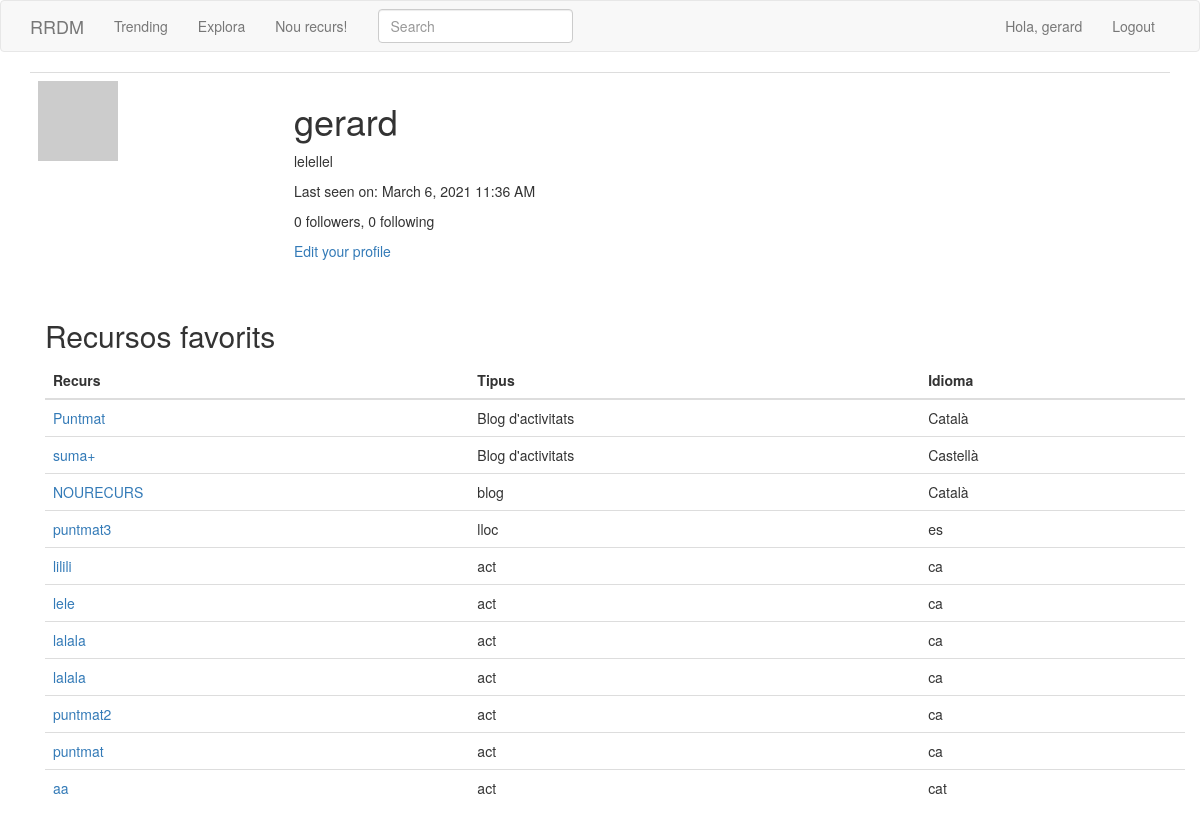
Before: /user/gerard (signed in) with the older database file.
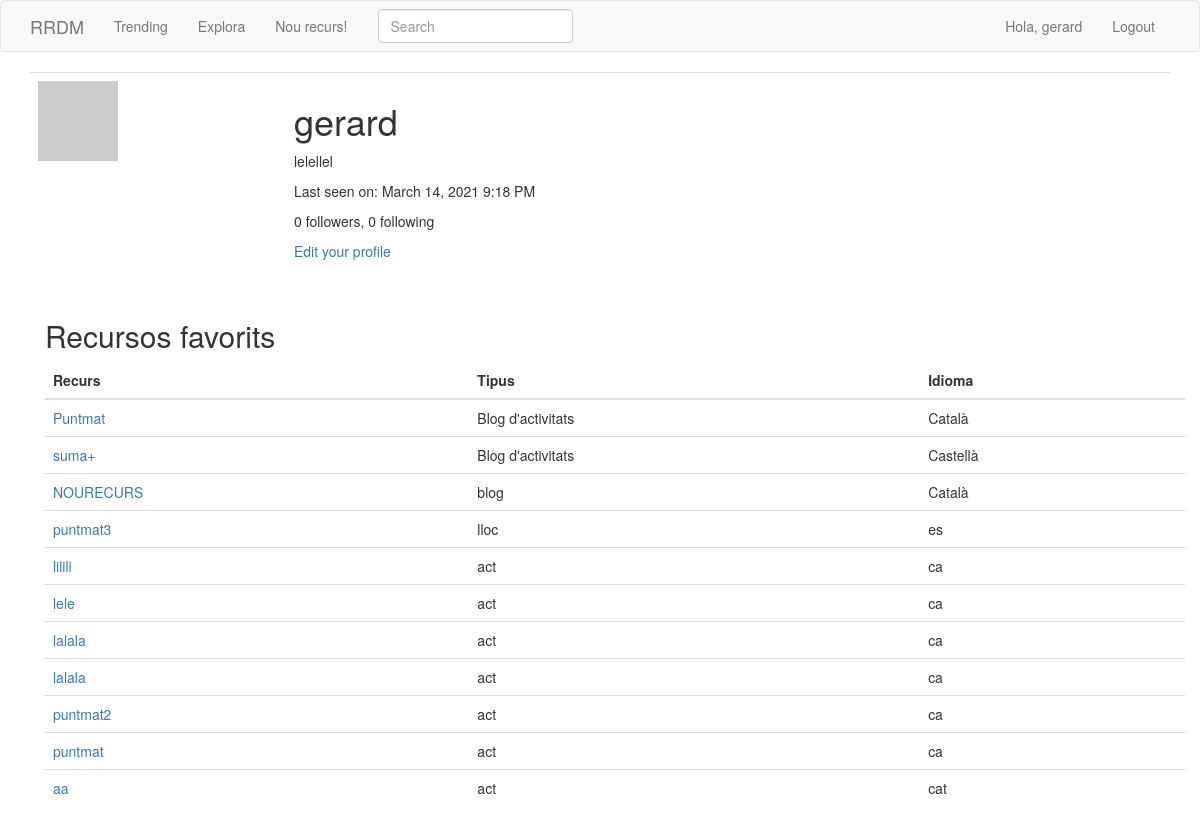
After: the same page with the newer database file.
### app/models.py (models this page shows, shortened)
class User(UserMixin, db.Model):
    id = db.Column(db.Integer, primary_key=True)
    username = db.Column(db.String(64), index=True, unique=True)
    email = db.Column(db.String(120), index=True, unique=True)
    password_hash = db.Column(db.String(128))
    resources = db.relationship('Resource', backref='author', lazy='dynamic')
    about_me = db.Column(db.String(140))
    last_seen = db.Column(db.DateTime, default=datetime.utcnow)
    followed = db.relationship(
        'User', secondary=followers,
        primaryjoin=(followers.c.follower_id == id),
        secondaryjoin=(followers.c.followed_id == id),
        backref=db.backref('followers', lazy='dynamic'), lazy='dynamic')
    def avatar(self, size):
        digest = md5(self.email.lower().encode('utf-8')).hexdigest()
        return 'https://www.gravatar.com/avatar/{}?d=identicon&s={}'.format(
            digest, size)

class SearchableMixin(object):
    @classmethod
    def before_commit(cls, session):
        session._changes = {
            'add': list(session.new),
            'update': list(session.dirty),
            'delete': list(session.deleted)
        }
    @classmethod
    def after_commit(cls, session):
        for obj in session._changes['add']:
            if isinstance(obj, SearchableMixin):
                add_to_index(obj.__tablename__, obj)
        for obj in session._changes['update']:
            if isinstance(obj, SearchableMixin):
                add_to_index(obj.__tablename__, obj)
        for obj in session._changes['delete']:
            if isinstance(obj, SearchableMixin):
                remove_from_index(obj.__tablename__, obj)
        session._changes = None

class Resource(SearchableMixin, db.Model):
    __searchable__ = ['descripcio', 'nom', 'user_id', 'idioma', 'tipus']
    id = db.Column(db.Integer, primary_key=True)
    nom = db.Column(db.String(50))
    tipus = db.Column(db.String(50))
    idioma = db.Column(db.String(50))
    descripcio = db.Column(db.String(140))
    link = db.Column(db.String(140))
    user_id = db.Column(db.Integer, db.ForeignKey('user.id'))
    timestamp = db.Column(db.DateTime, index=True, default=datetime.utcnow)

### app/main/routes.py (the view)
@bp.route('/user/<username>')
@login_required
def user(username):
    user = User.query.filter_by(username=username).first_or_404()
    page = request.args.get('page', 1, type=int)
    resources = user.resources.order_by(Resource.timestamp.desc()).paginate(
        page, current_app.config['POSTS_PER_PAGE'], False)
    next_url = url_for('main.user', username=user.username,
                       page=resources.next_num) if resources.has_next else None
    prev_url = url_for('main.user', username=user.username,
                       page=resources.prev_num) if resources.has_prev else None
    form = EmptyForm()
    return render_template('user.html', user=user, resources=resources.items,
                           next_url=next_url, prev_url=prev_url, form=form)

### app/main/forms.py
class SearchForm(FlaskForm):
    q = StringField(_l('Search'), validators=[DataRequired()])
    def __init__(self, *args, **kwargs):
        if 'formdata' not in kwargs:
            kwargs['formdata'] = request.args
        if 'csrf_enabled' not in kwargs:
            kwargs['csrf_enabled'] = False
        super(SearchForm, self).__init__(*args, **kwargs)

class EmptyForm(FlaskForm):
    submit = SubmitField('Submit')

### app/main/routes.py (called while the page is built)
@bp.before_app_request
def before_request():
    if current_user.is_authenticated:
        current_user.last_seen = datetime.utcnow()
        db.session.commit()
        g.search_form = SearchForm()
    g.locale = str(get_locale())

### app/models.py (called while the page is built)
@login.user_loader
def load_user(id):
    return User.query.get(int(id))

### app/templates/user.html (shortened to what this page needs)
{% extends "base.html" %}
{% block app_content %}
    <table class="table table-hover">
        <tr>
            <td width="256px"><img src="{{ user.avatar(256) }}"></td>
            <td>
                <h1>{{ user.username }}</h1>
                {% if user.about_me %}<p>{{ user.about_me }}</p>{% endif %}
                {% if user.last_seen %}
                <p>{{ _('Last seen on') }}: {{ moment(user.last_seen).format('LLL') }}</p>
                {% endif %}
                <p>{{ _('%(count)d followers', count=user.followers.count()) }}, {{ _('%(count)d following', count=user.followed.count()) }}</p>
                {% if user == current_user %}
                <p><a href="{{ url_for('main.edit_profile') }}">{{ _('Edit your profile') }}</a></p>
                {% endif %}
            </td>
        </tr>
    </table>
    <div class="container">
    <h2>Recursos favorits</h2>
    <table class="table table-hover">
        <thead>
        <tr>
            <th>Recurs</th>
            <th>Tipus</th>
            <th>Idioma</th>
        </tr>
        </thead>
        <tbody>
        {% for recurs in resources %}
        {% include '_recurs.html' %}
        {% endfor %}
        </tbody>
    </table>
    </div>
{% endblock %}

### app/templates/base.html (shortened to what this page needs)
{% extends 'bootstrap/base.html' %}
{% block head %}
    {{super()}}
{% endblock %}
{% block navbar %}
    <nav class="navbar navbar-default">
        <div class="container">
            <div class="navbar-header">
                <a class="navbar-brand" href="{{ url_for('main.index') }}">RRDM</a>
            </div>
            <div class="collapse navbar-collapse" id="bs-example-navbar-collapse-1">
                <ul class="nav navbar-nav">
                    <li><a href="{{ url_for('main.index') }}">{{ _('Trending') }}</a></li>
                    <li><a href="{{ url_for('main.explore') }}">{{ _('Explora') }}</a></li>
                    <li><a href="{{ url_for('main.add') }}">{{ _('Nou recurs!') }}</a></li>
                </ul>
                {% if g.search_form %}
                <form class="navbar-form navbar-left" method="get" action="{{ url_for('main.search') }}">
                    <div class="form-group">
                        {{ g.search_form.q(size=20, class='form-control', placeholder=g.search_form.q.label.text) }}
                    </div>
                </form>
                {% endif %}
                <ul class="nav navbar-nav navbar-right">
                    {% if current_user.is_anonymous %}
                    <li><a href="{{ url_for('auth.login') }}">{{ _('Login') }}</a></li>
                    {% else %}
                    <li><a href="{{ url_for('main.user', username=current_user.username) }}">Hola, {{ current_user.username }}</a></li>
                    <li><a href="{{ url_for('auth.logout') }}">{{ _('Logout') }}</a></li>
                    {% endif %}
                </ul>
            </div>
        </div>
    </nav>
{% endblock %}
{% block content %}
    <div class="container">
        {% block app_content %}{% endblock %}
    </div>
{% endblock %}

### app/templates/_recurs.html (shortened to what this page needs)
<tr class="recurs_row" id="row_{{ recurs.nom }}">
    <td><a href="{{ recurs.link }}">{{ recurs.nom }}</a></td>
    <td>{{ recurs.tipus }}</td>
    <td>{{ recurs.idioma }}</td>
</tr>

Changed rows visible on the page:
changed User "gerard": last_seen "March 6, 2021 11:36 AM" → "March 14, 2021 9:18 PM"
